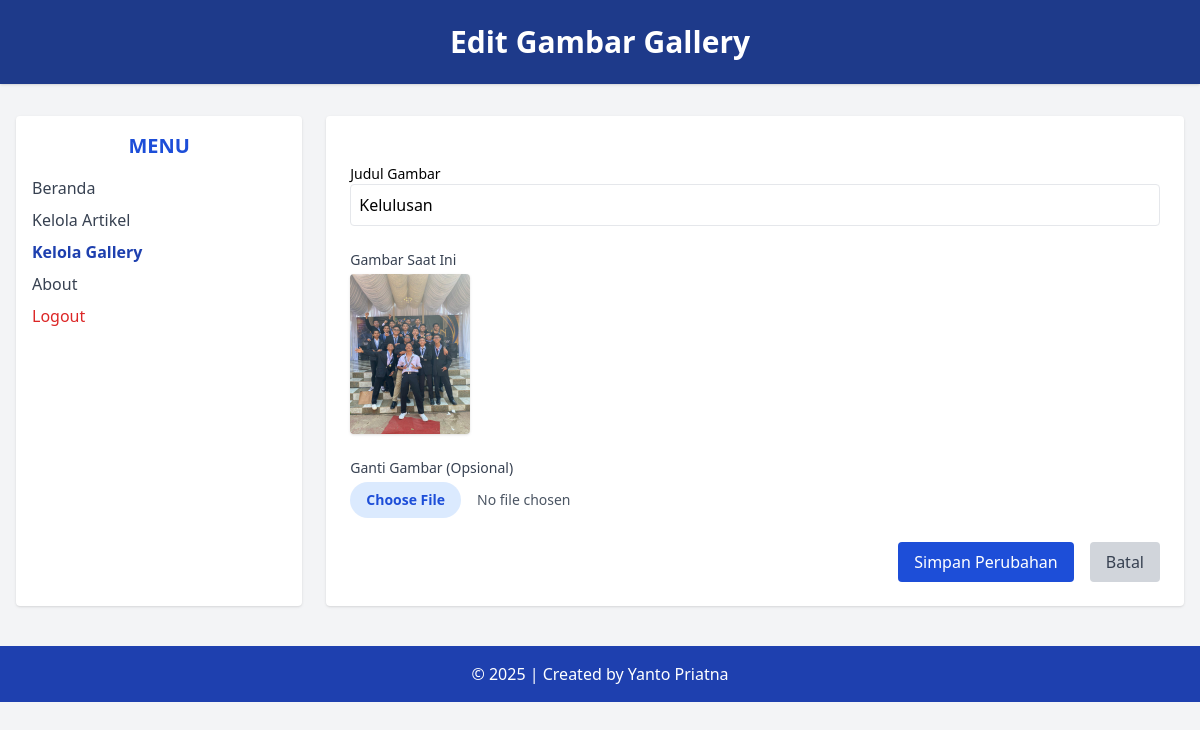
The page /admin/edit_gallery.php?id_gallery=4 (signed in) on the database its author committed.
### tables this page shows
CREATE TABLE `tbl_gallery` (
  `id_gallery` int(5) NOT NULL,
  `judul` text NOT NULL,
  `foto` text NOT NULL
);

### admin/edit_gallery.php (the view, shortened to what this page needs)
<?php
include('../koneksi.php');
$id = $_GET['id_gallery'];
$sql = "SELECT * FROM tbl_gallery WHERE id_gallery = '$id'";
$query = mysqli_query($db, $sql);
$data = mysqli_fetch_array($query);
?>
<!DOCTYPE html>
<html lang="en">
<head>
    <script src="https://cdn.tailwindcss.com"></script>
</head>
<body class="bg-gray-100 min-h-screen">
    <header class="bg-blue-900 text-white text-center py-6 shadow">
        <h1 class="text-3xl font-bold">Edit Gambar Gallery
        </h1>
    </header>
    <div class="flex max-w-7xl mx-auto mt-8 px-4">
        <aside class="w-1/4 bg-white rounded shadow p-4">
            <h2 class="text-xl font-semibold text-blue-700 mb-4 text-center">MENU
            </h2>
            <ul class="space-y-2 text-gray-700">
                <li>
                    <a href="beranda_admin.php" class="block hover:text-blue-600">Beranda</a>
                </li>
                <li>
                    <a href="data_artikel.php" class="block hover:text-blue-600">Kelola Artikel</a>
                </li>
                <li>
                    <a href="data_gallery.php" class="block font-semibold text-blue-800">Kelola Gallery</a>
                </li>
                <li>
                    <a href="about.php" class="block hover:text-blue-600">About</a>
                </li>
                <li>
                    <a href="logout.php" onclick="return confirm('Apakah anda yakin ingin keluar?');"
                        class="block text-red-600 hover:underline font-medium">Logout
                    </a>
                </li>
            </ul>
        </aside>
        <main class="w-3/4 bg-white rounded shadow p-6 ml-6">
            <form action="proses_edit_gallery.php" method="post"
                enctype="multipart/form-data" class="space-y-6">
                <div>
                    <label for="judul" class="block text-sm font-medium text-gray-700mb-1">Judul Gambar
                    </label>
                    <input type="text" id="judul" name="judul" required
                        value="<?php echo htmlspecialchars($data['judul']); ?>"
                        class="w-full p-2 border rounded focus:outline-none focus:ring focus:border-blue-500">
                </div>
                <div>
                    <label class="block text-sm font-medium text-gray-700 mb-1">Gambar Saat Ini</label>
                    <img src="../images/<?php echo $data['foto']; ?>" class="h-40 rounded shadow mb-3" alt="Foto Lama">
                </div>
                <div>
                    <label for="foto" class="block text-sm font-medium text-gray-700 mb-1">Ganti Gambar (Opsional)
                    </label>
                    <input type="file" id="foto" name="foto" accept="image/*"
                        class="block w-full text-sm text-gray-600 file:mr-4 file:py-2 file:px-4 file:rounded-full file:border-0 file:text-sm file:font-semibold file:bg-blue-100 file:text-blue-700 hover:file:bg-blue-200">
                </div>
                <div class="flex justify-end space-x-4">
                    <button type="submit"
                        class="bg-blue-700 text-white px-4 py-2 rounded hover:bg-blue-800 transition">Simpan Perubahan
                    </button>
                    <a href="data_gallery.php"
                        class="bg-gray-300 text-gray-700 px-4 py-2 rounded hover:bg-gray-400 transition">Batal
                    </a>
                </div>
            </form>
        </main>
    </div>
    <footer class="bg-blue-800 text-white text-center py-4 mt-10">
        &copy; <?php echo date('Y'); ?> | Created by Yanto Priatna
    </footer>
</body>
</html>

### rows shown on the page
tbl_gallery: judul "Kelulusan", foto (picture)
